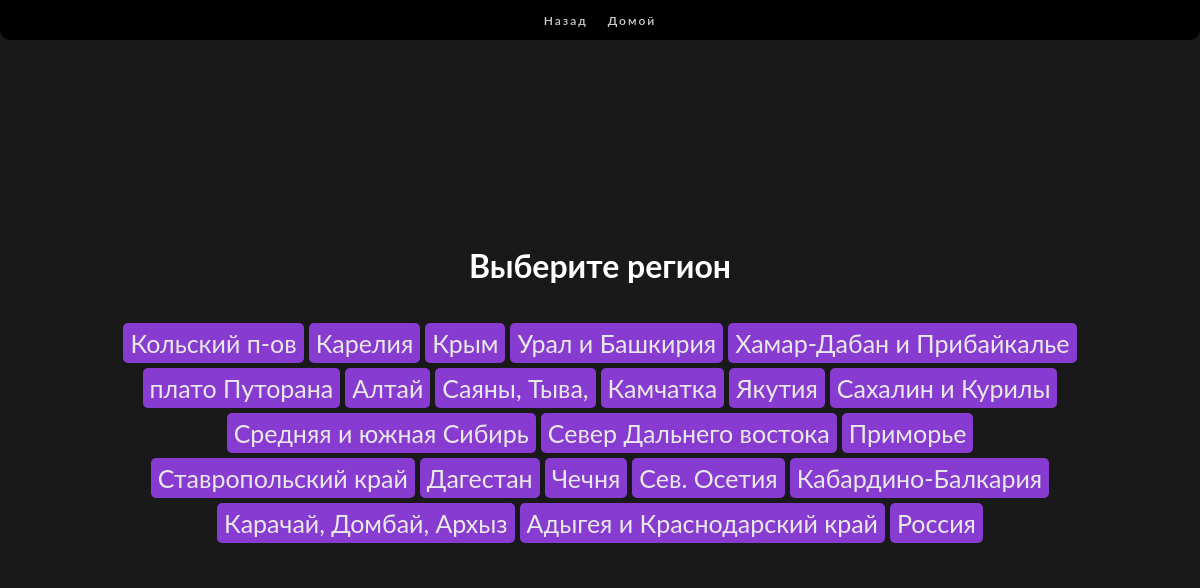
/waterfalls/search/regs, run on the app's committed database.
### mainapp/models.py (models this page shows, shortened)
class Waterfall_District(models.Model):
    District_name = models.CharField(verbose_name="Имя", max_length=128, default='не указанно')
    District_description = models.TextField(verbose_name='описание', max_length=60, default='не указанно')

### mainapp/views.py (the view)
# urls.py: path('waterfalls/search/regs', mainapp.search_regions, name='search_regions'),
def search_regions(request):
    distric_dict = {}
    slwd = list(Waterfall_District.objects.all())
    for i in slwd:
        if i.District_name != '-':
            distric_dict[i.id] = i.District_name
    cntx = {'reg': [{'text': distric_dict[i], 'urls': i} for i in distric_dict.keys()]}
    return render(request, 'mainapp/search_reg.html', cntx)

### mainapp/templates/mainapp/search_reg.html (shortened to what this page needs)
{% extends 'mainapp/base.html' %}
{% load static %}
{% block css %}
<link rel="stylesheet" href="https://unpkg.com/swiper/swiper-bundle.min.css" />
<link rel="stylesheet" type="text/css" href="{% static 'css/style.css' %}">
<link rel="stylesheet" type="text/css" href="{% static 'css/style-waterfalls.css' %}">
<link rel="stylesheet" type="text/css" href="{% static 'css/info-waterfall-style.css' %}">
{% endblock %}
{% block content %}
<div class="waterfall-blur"></div>
{% block menu %}
{% include 'mainapp/includes/menu.html' %}
{% endblock %}
<div class="block-list winf0 blck-srt-5">
  <h1>Выберите регион</h1>
  <div class="sorted">
    {% for i in reg %}
        <a href="{% url 'search' i.urls %}" class="srt btn-sort">{{ i.text }}</a>
    {% endfor %}
    <a href="{% url 'search' 'all' %}" class="srt btn-sort">Россия</a>
  </div>
</div>
{% endblock %}

### static/css/style.css (style rules this page uses)
* { font-family: 'Lato', sans-serif; box-sizing: border-box; }
:root { --size: 1vh + 1vw; --color-1: #FF7400; --color-2: #BF7130; --color-3: #A64B00; --color-4: #FF9640; --color-5: #FFB273; }
body { padding: 0; margin: 0; width: 100%; }
html { padding: 0px 0px; margin: 0; height: 100%; width: 100%; display: flex; align-items: center; flex-direction: column; }
.waterfall-blur { position: fixed; top: .01px; bottom: .01px; left:.011px; right: .01px; backdrop-filter: blur(3px); z-index: -5; }
a, a:hover { text-decoration: none; }
.block-list { border-radius: 10px; background-color: black; width: 100%; height: 100%; padding: 10px; display: flex; flex-direction: column; align-items: center; }
@media screen and (max-width: 1440px) { .btn-sort { padding: 1px 5px; font-size: 10px; margin: 5px; } }
.blck-srt-5 { weight: 100px; height: 100px; display: flex; align-items: center; justify-content: center; }
.btn-sort { font-size: 25px !important; }
.sorted { max-height: 50%; }

### static/css/style-waterfalls.css (style rules this page uses)
body { display: flex; align-items: center; flex-direction: column; padding-top: 7vh !important; }
.block-list { width: 100%; height: 100%; margin: 0 auto; color: white; opacity: .9; }
.sorted { width: 90%; background-color: black; border-radius: 10px; display: flex; align-items: center; justify-content: center; flex-wrap: wrap; margin-bottom: 15px; padding: 15px 0; opacity: .9; }
.btn-sort { border-radius: 10px; padding: 10px 30px; background-color: blueviolet; margin: 5px; transition: .2s; color: #fff; }
@media screen and (max-width: 1440px) { .btn-sort { padding: 5px 7px; font-size: 10px; margin: 2.5px; text-align: center; border-radius: 5px; } }
.loaded, .body { height: 100%; }
.winf0 { margin-top: 6vh; }
.winf0 { position: fixed; bottom: 0; }

### static/css/info-waterfall-style.css (style rules this page uses)
.block-list, .name-wf { color: white; }
.block-list { padding: 0px 5%; }

### data on the page
Waterfall_District: text "Кольский п-ов"
Waterfall_District: text "Карелия"
Waterfall_District: text "Крым"
Waterfall_District: text "Урал и Башкирия"
Waterfall_District: text "Хамар-Дабан и Прибайкалье"
Waterfall_District: text "плато Путорана"
Waterfall_District: text "Алтай"
Waterfall_District: text "Саяны, Тыва,"
Waterfall_District: text "Камчатка"
Waterfall_District: text "Якутия"
Waterfall_District: text "Сахалин и Курилы"
Waterfall_District: text "Средняя и южная Сибирь"
Waterfall_District: text "Север Дальнего востока"
Waterfall_District: text "Приморье"
Waterfall_District: text "Ставропольский край"
Waterfall_District: text "Дагестан"
Waterfall_District: text "Чечня"
Waterfall_District: text "Сев. Осетия"
Waterfall_District: text "Кабардино-Балкария"
Waterfall_District: text "Карачай, Домбай, Архыз"
Waterfall_District: text "Адыгея и Краснодарский край"
